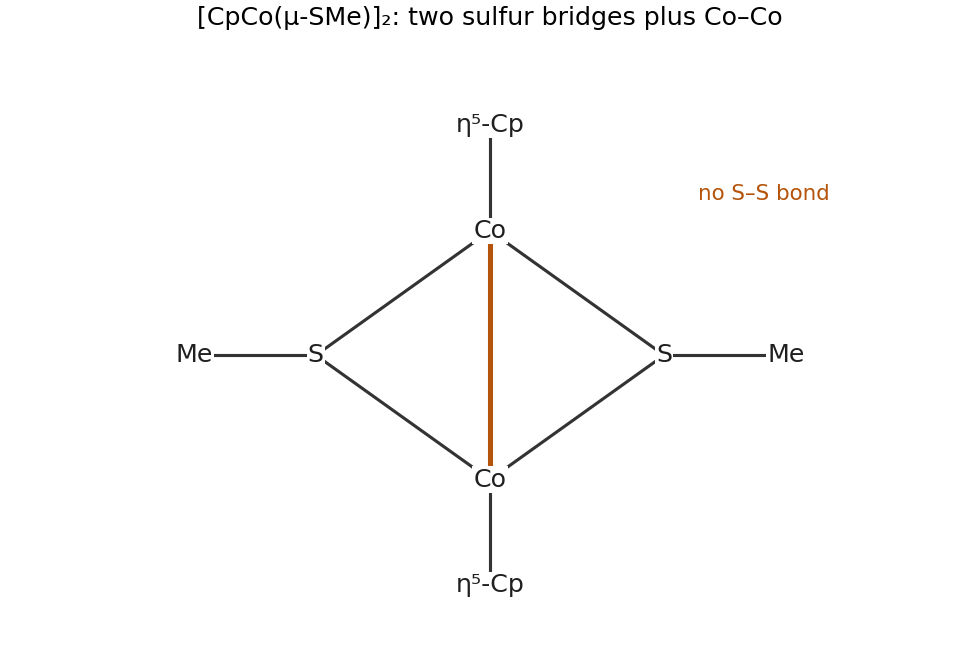

Python code for this plot:
"""Original explanatory diagram; Python 3.14, matplotlib and numpy.
Run from the desired output directory; the PNG is written to that directory.
"""
from pathlib import Path
import sys
sys.path.insert(0,str(Path(__file__).resolve().parents[2]))
import numpy as np
import matplotlib
matplotlib.use('Agg')
import matplotlib.pyplot as plt
from matplotlib.patches import Ellipse, Circle
from tools.chemistry_diagram import bond, atom, ring, wedge, curly, flow, finish, save, BLUE, ORANGE
plt.rcParams.update({'font.size':11,'font.family':'DejaVu Sans'})
fig,ax=plt.subplots(figsize=(7,4.8),layout='constrained')
co=[(0,1),(0,-1)];ss=[(-1.4,0),(1.4,0)]
for c in co:
    for s in ss:bond(ax,c,s)
bond(ax,co[0],co[1],color=ORANGE,lw=2.6)
for c in co:atom(ax,c,'Co');end=(0,c[1]*1.85);bond(ax,c,end);atom(ax,end,'η⁵-Cp')
for s in ss:atom(ax,s,'S');end=(s[0]*1.7,0);bond(ax,s,end);atom(ax,end,'Me')
ax.text(2.2,1.25,'no S–S bond',ha='center',color=ORANGE)
finish(ax,(-3,3),(-2.5,2.5),'[CpCo(μ-SMe)]₂: two sulfur bridges plus Co–Co')
save(fig,'paper-2-thiolate-dimer.png')
